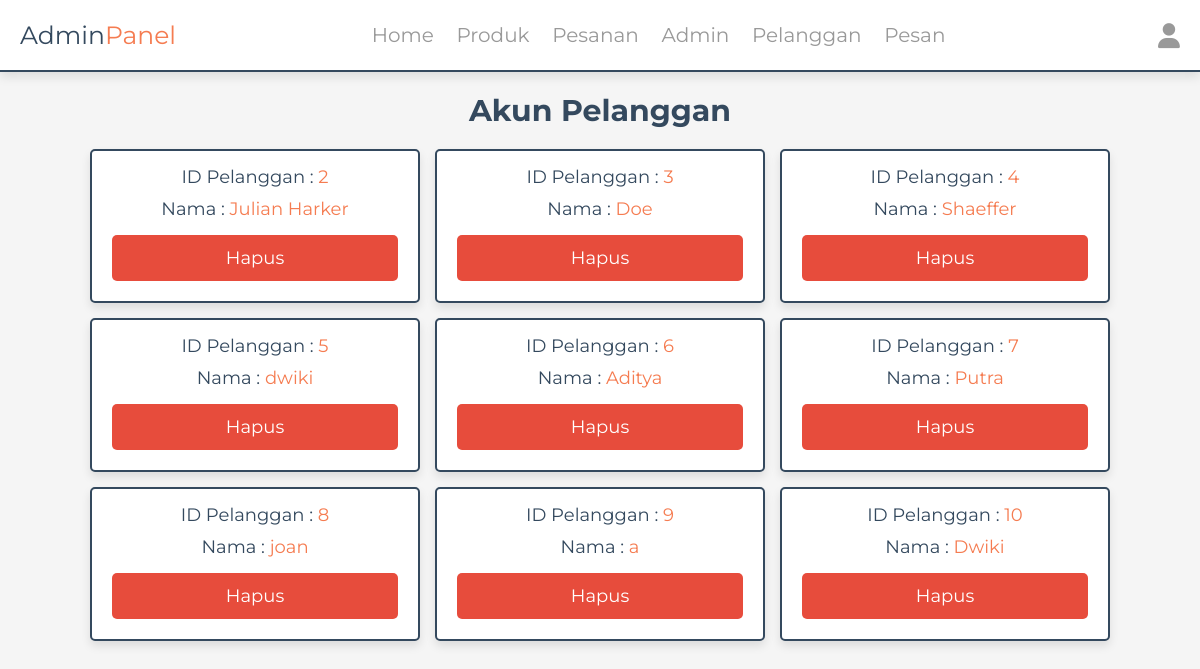
/admin/users_accounts.php (signed in), run on the app's committed database.
### tables this page shows
CREATE TABLE `users` (
  `id` int(100) NOT NULL,
  `name` varchar(20) NOT NULL,
  `email` varchar(50) NOT NULL,
  `number` varchar(10) NOT NULL,
  `password` varchar(50) NOT NULL,
  `address` varchar(500) NOT NULL
);

### admin/users_accounts.php (the view, shortened to what this page needs)
<?php
include '../components/connect.php';
?>
<!DOCTYPE html>
<html lang="en">
<head>
   <link rel="stylesheet" href="https://cdnjs.cloudflare.com/ajax/libs/font-awesome/6.1.1/css/all.min.css">
   <link rel="stylesheet" href="../css/admin_style.css">
</head>
<body>
<?php include '../components/admin_header.php' ?>
<section class="accounts">
   <h1 class="heading">Akun Pelanggan</h1>
   <div class="box-container">
   <?php
      $select_account = $conn->prepare("SELECT * FROM `users`");
      $select_account->execute();
      if($select_account->rowCount() > 0){
         while($fetch_accounts = $select_account->fetch(PDO::FETCH_ASSOC)){
   ?>
   <div class="box">
      <p> ID Pelanggan : <span><?= $fetch_accounts['id']; ?></span> </p>
      <p> Nama : <span><?= $fetch_accounts['name']; ?></span> </p>
      <a href="users_accounts.php?delete=<?= $fetch_accounts['id']; ?>" class="delete-btn" onclick="return confirm('delete this account?');">Hapus</a>
   </div>
   <?php
      }
   }else{
      echo '<p class="empty">belum ada pelanggan!</p>';
   }
   ?>
   </div>
</section>
</body>
</html>

### css/admin_style.css (style rules this page uses)
:root { --main-color:#f57c51; --red:#e74c3c; --orange:#f39c12; --black:#34495e; --white:#fff; --light-bg:#f5f5f5; --light-color:#999; --border:.2rem solid var(--black); --box-shadow:0 .5rem 1rem rgba(0,0,0,.1); }
* { font-family: 'Montserrat', sans-serif; margin:0; padding:0; box-sizing: border-box; text-decoration: none; outline: none; border:none; }
html { font-size: 62.5%; overflow-x: hidden; }
body { background-color: var(--light-bg); }
section { max-width: 1200px; margin:0 auto; padding:2rem; }
.btn, .delete-btn, .option-btn { display: block; margin-top: 1rem; border-radius: .5rem; cursor: pointer; width: 100%; font-size: 1.8rem; color:var(--white); padding:1.2rem 3rem; text-transform: capitalize; text-align: center; }
.delete-btn { background-color: var(--red); }
.heading { text-align: center; margin-bottom: 2rem; text-transform: capitalize; color:var(--black); font-size: 3rem; }
.accounts .box-container { display: grid; grid-template-columns: repeat(auto-fit, 33rem); gap:1.5rem; justify-content: center; align-items: flex-start; }
.accounts .box-container .box { background-color: var(--white); border-radius: .5rem; box-shadow: var(--box-shadow); border:var(--border); padding:2rem; padding-top: 1rem; text-align: center; }
.accounts .box-container .box p { padding: .5rem 0; font-size: 1.8rem; color:var(--black); }
.accounts .box-container .box p span { color:var(--main-color); }

### data on the page
users: id "2", name "Julian Harker"
users: id "3", name "Doe"
users: id "4", name "Shaeffer"
users: id "5", name "dwiki"
users: id "6", name "Aditya"
users: id "7", name "Putra"
users: id "8", name "joan"
users: id "9", name "a"
users: id "10", name "Dwiki"
